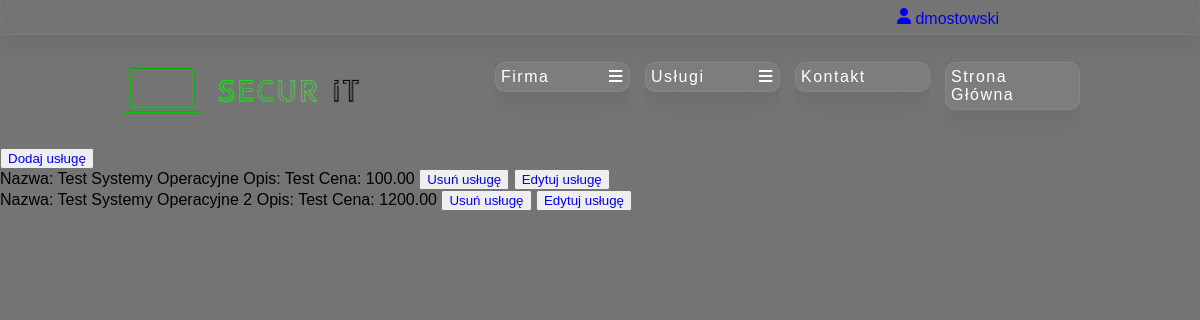
Screenshot of /BO/admin_systems.php (signed in) with the database file from the repository.
### tables this page shows
create table users (
    id_user int primary key auto_increment,  
    id_employee int,  
    id_company int,  
    first_name varchar(50),  
    last_name varchar(100),  
    id_country_code int,  
    phone_number varchar(20),  
    email_address varchar(200),  
    username varchar(50),  
    password varchar(250),  
    is_company_admin boolean,  
    id_discount int,  
    foreign key (id_employee) references employees (id_employee),  
    foreign key (id_country_code) references country_codes (id_country_code),  
    foreign key (id_discount) references discounts (id_discount)  
);

create table services (
    id_service int primary key auto_increment,  
    id_service_type int,  
    name varchar(100),  
    description longtext,  
    price decimal(10,2),  
    foreign key (id_service_type) references service_types (id_service_type)  
);

### DB/db_connection.php (called while the page is built, shortened)
<?php
    class db_connection{
        var $host = "localhost";
        var $dbname = "secur_it";
        var $username = "root";
        var $password = "";
        public function databaseConnect(){
            $con = mysqli_connect($this->host, $this->username, $this->password, $this->dbname);
            if(!$con){
                die("Connection failed: " . mysqli_connect_error());
            }
            else{
                $this->connect = $con;
            }
        }
    }
?>

### DB/db_accounts.php (called while the page is built, shortened)
<?php
    include_once("db_connection.php");
    class db_accounts extends db_connection {
        function selectCustomerById($id_user, $id_company)
        {
            $query = "SELECT u.id_user, u.id_company, u.first_name, u.last_name, u.id_country_code as uicc, cc1.country_code as ucc, u.phone_number as upn, u.email_address as uea, u.username, u.password, u.is_company_admin, c.company_name, c.additional_name, c.tax, c.id_country_code, cc2.country_code as ccc, c.phone_number as cpn, c.email_address as cea
            FROM users as u
            JOIN country_codes as cc1 ON cc1.id_country_code = u.id_country_code
            LEFT JOIN companies as c ON c.id_company = u.id_company
            LEFT JOIN country_codes as cc2 ON cc2.id_country_code = c.id_country_code
            WHERE id_user =".$id_user.";";
            $data = mysqli_query($this->connect, $query);
            if (mysqli_num_rows($data) > 0)
            {
                return $data;
            }
        }
    }
?>

### DB/db_services.php (called while the page is built, shortened)
<?php
    include_once("db_connection.php");
    class db_services extends db_connection{
        function selectServices_systems(){
            $query = 'SELECT * FROM `services` WHERE id_service_type = 2';
            $data = mysqli_query($this->connect, $query);
            if (mysqli_num_rows($data) > 0){
            return $data;
            }
        }
    }
?>

### BO/admin_systems.php (the view, shortened to what this page needs)
<!DOCTYPE html>
<html lang="pl">
<head>
    <link rel="stylesheet" href="./admin.css">
    <link rel="stylesheet" href="https://cdnjs.cloudflare.com/ajax/libs/font-awesome/4.7.0/css/font-awesome.min.css">
</head>
<body>
    <main class="main">
        <?php
            include("./admin_header.php");
            include("./admin_nav.php");
            include('../DB/db_services.php');
            $baza = new db_services();
            $baza->databaseConnect();
            $data = $baza->selectServices_systems();
            if (!empty($data)){
        ?>
            <div class="services">
            <button><a href="./add_services.php">Dodaj usługę</a></button>
                <?php
                    while($row = mysqli_fetch_assoc($data))
                    {
                        echo "<div id='service' class='service'>Nazwa: ".$row['name']." Opis: ".$row['description']." Cena: ".$row['price']."
                        <button class='delete'><a href=admin_systems.php?del=True&id_service=".$row['id_service'].">
                        Usuń usługę
                        </a></button>
                        <button class='delete'><a href=systems_edit.php?id_service=".$row['id_service'].">
                        Edytuj usługę
                        </a></button>
                        </div>";
                    }
                    } else {
                        echo "Brak Usług";
                    }
                ?>
            </div>
        </main>
    </body>

### BO/admin_header.php (shortened to what this page needs)
<header>
    <?php
        include_once('../DB/db_accounts.php');
        if ($_SESSION['loggedin'] === true) {
            $id_user = $_SESSION['id_user'];
            $baza = new db_accounts();
            $baza->databaseConnect();
            $data = $baza->selectCustomerById($id_user, null);
            if ($data && mysqli_num_rows($data) > 0) {
                $user = mysqli_fetch_assoc($data);
                echo "<div class='user_page'>";
                echo "<a href='./admin_account.php'><i class='fa-solid fa-user'></i> ";
                echo ($user['username']);
                echo "</a></div>";
            }
        }
        else{
            echo "<p><a href='../FO/registration.php'>Rejestracja</a></p>
            <p><a href='../FO/login.php'>Logowanie</a></p>";
        }
    ?>
</header>

### BO/admin.css (style rules this page uses)
* { margin: 0; text-decoration: none; overflow: hidden; font-family: 'Gill Sans', 'Gill Sans MT', Calibri, 'Trebuchet MS', sans-serif; box-sizing: border-box; }
body { background-color: rgb(117, 116, 116); display: flex; flex-direction: column; }
header { display: flex; height: 35px; justify-content: flex-end; align-items: center; padding: 5px; padding-right: 190px; background-color: rgb(117, 116, 116 0.6); box-shadow: 0 4px 30px rgba(0, 0, 0, 0.1); backdrop-filter: blur(3.5px); -webkit-backdrop-filter: blur(3.5px); border: 1px solid rgba(147, 143, 143, 0.18); }
.main { overflow: auto; width: 100vw; height: calc(100vh - 50px); background-size: cover; margin-bottom: 50px; }
.user_page, .firma_page, .button_logout { padding: 10px; }

### rows the page displays
users: username "dmostowski"
services: name "Test Systemy Operacyjne", description "Test", price "100.00"
services: name "Test Systemy Operacyjne 2", description "Test", price "1200.00"
